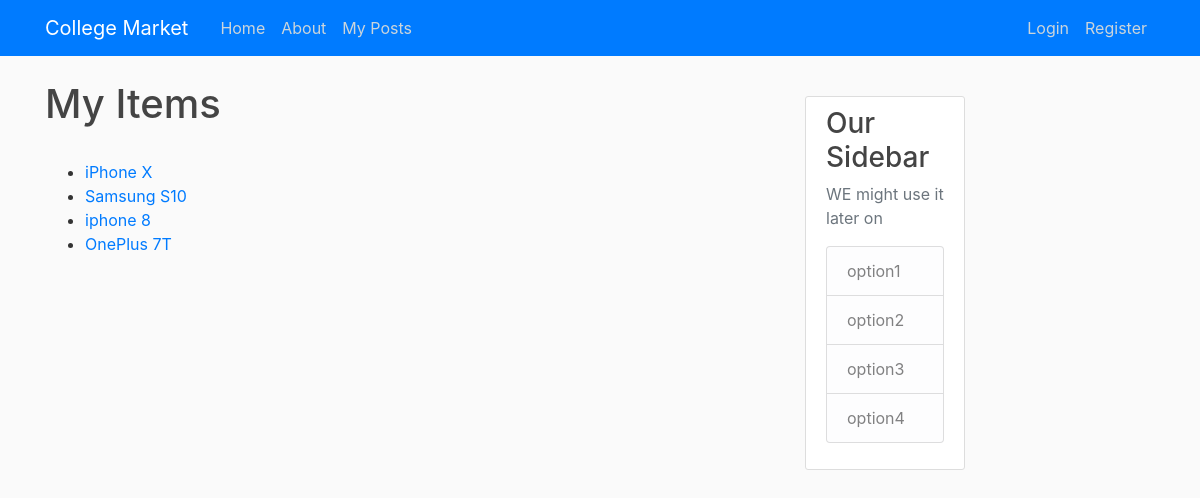
Page /post/ on the committed database.
### posts/models.py (models this page shows, shortened)
class Post(models.Model):
    title = models.CharField(max_length=255)
    body = models.TextField(null=True)
    slug = models.SlugField(null=False, unique=True)
    updated_on = models.DateTimeField(auto_now= True)
    created_on = models.DateTimeField(auto_now_add=True, null=True)
    category = models.IntegerField(choices=CATEGORY, default=0)
    cover = models.ImageField(upload_to='images/', null=True)
    class Meta:
        ordering = ['-created_on']
    def get_absolute_url(self):
        return reverse('post_detail', kwargs={'slug': self.slug})

### posts/views.py (the view)
# urls.py: path('', PostListView.as_view(), name='post_list'),
class PostListView(ListView):
    model = Post
    template_name = 'home_page/post_list.html'

### templates/home_page/post_list.html
{% extends 'home_page/base.html' %}
{% block content1 %}
<h1>My Items</h1>
<br>
{% for post in object_list %}
  <ul>
    <li><a href="{{ post.get_absolute_url }}">{{ post.title }}</a></li>
  </ul>
{% endfor %}
{% endblock %}

### home_page/static/home/main.css (style rules this page uses)
body { background: #fafafa; color: #333333; margin-top: 5rem; }
h1, h2, h3, h4, h5, h6 { color: #444444; }
ul { margin: 0; }

### rows in the picture
Post: title "iPhone X"
Post: title "Samsung S10"
Post: title "iphone 8"
Post: title "OnePlus 7T"
